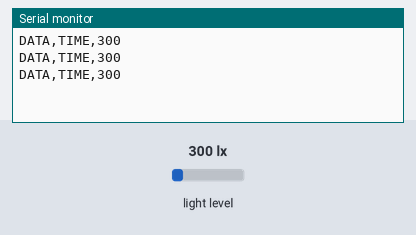
Recording of a sketch running on a simulated Arduino Uno, built with avr-gcc and run on an emulated ATmega328P. Shown: the last lines printed to the serial monitor. The test bench sets the inputs (shaded band); at power-on: light level 300 lx.

Above: at 1.3 s.
1.4 s: light level set to 40 lx
At 1.9 s:
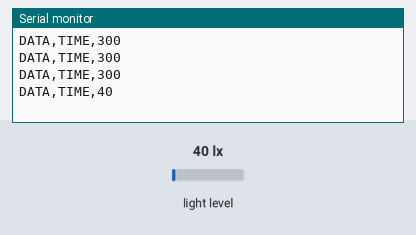
2.9 s: light level set to 500 lx
At 3.4 s:
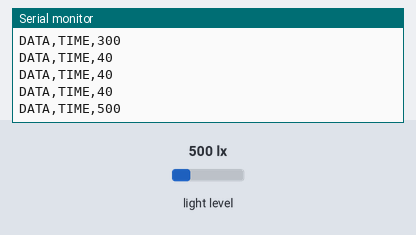
Timing chart, 0 to 5.9 s (numbered marks = the images above; inputs shaded):
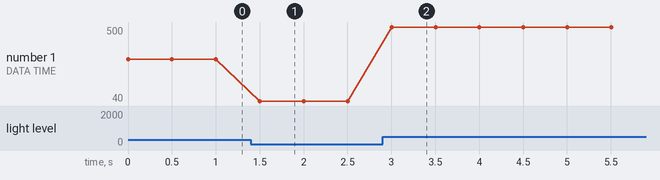

Measured:
- after the input at 1.4 s, the serial monitor: prints a new line after 0.10 s (image 1)
- after the input at 2.9 s, the serial monitor: prints a new line after 0.10 s (image 2)
- plotted number 1: 300 → 40 after the input at 1.4 s, 40 → 500 after the input at 2.9 s

The sketch:

sketch_sep28PLXDAQ.ino
```cpp
#include <Wire.h>
#include <Adafruit_Sensor.h>
#include "Adafruit_TSL2591.h"

Adafruit_TSL2591 tsl = Adafruit_TSL2591(2591);

void configureSensor(void)
{
  //tsl.setGain(TSL2591_GAIN_LOW);    // 1x gain (bright light)
  tsl.setGain(TSL2591_GAIN_MED);      // 25x gain
  // tsl.setGain(TSL2591_GAIN_HIGH);   // 428x gain (dim light)

  // tsl.setTiming(TSL2591_INTEGRATIONTIME_100MS);  // shortest integration time (bright light)
  tsl.setTiming(TSL2591_INTEGRATIONTIME_200MS);
  // tsl.setTiming(TSL2591_INTEGRATIONTIME_300MS);
  // tsl.setTiming(TSL2591_INTEGRATIONTIME_400MS);
  // tsl.setTiming(TSL2591_INTEGRATIONTIME_500MS);
  // tsl.setTiming(TSL2591_INTEGRATIONTIME_600MS);  // longest integration time (dim light)
}

//  Program entry point
void setup(void)
{
  Serial.begin(9600);
  configureSensor();
}

// Basic read on visible, full spectrum or infrared light (returns raw 16-bit ADC values)
void simpleRead(void)
{
  // Just read the infrared, fullspecrtrum diode or visible (difference between the two) channels.
  uint16_t x = tsl.getLuminosity(TSL2591_VISIBLE);
  //uint16_t x = tsl.getLuminosity(TSL2591_FULLSPECTRUM);
  //uint16_t x = tsl.getLuminosity(TSL2591_INFRARED);

//  Serial.print("[ "); Serial.print(millis()); Serial.print(" ms ] ");
//  Serial.print("Luminosity: ");
   Serial.print("DATA,TIME,");
   Serial.println(x, DEC);
}

// IR and Full Spectrum at once, and convert to lux
void advancedRead(void)
{
  // More advanced data read. Read 32 bits with top 16 bits IR, bottom 16 bits full spectrum
  uint32_t lum = tsl.getFullLuminosity();
  uint16_t ir, full;
  ir = lum >> 16;
  full = lum & 0xFFFF;
//  Serial.print("[ "); Serial.print(millis()); Serial.print(" ms ] ");
  Serial.print("IR: "); Serial.print(ir);  Serial.print("  ");
  Serial.print("Full: "); Serial.print(full); Serial.print("  ");
  Serial.print("Visible: "); Serial.print(full - ir); Serial.print("  ");
  Serial.print("Lux: "); Serial.println(tsl.calculateLux(full, ir));
}

// Read using the Adafruit Unified Sensor API
void unifiedSensorAPIRead(void)
{
  // New sensor event
  sensors_event_t event;
  tsl.getEvent(&event);

  // Display results
//  Serial.print("[ "); Serial.print(event.timestamp); Serial.print(" ms ] ");
  if ((event.light == 0) |
      (event.light > 4294966000.0) |
      (event.light <-4294966000.0))
  {
    // If event.light = 0 lux the sensor is probably saturated and no reliable data could be generated
    // If event.light is +/- 4294967040 there was a float over/underflow
    Serial.println("Invalid data (adjust gain or timing)");
  }
  else
  {
    Serial.print(event.light); Serial.println(" lux");
  }
}

// Loop
void loop(void)
{
  simpleRead();
  // advancedRead();
  // unifiedSensorAPIRead();

  delay(500);
}
```
